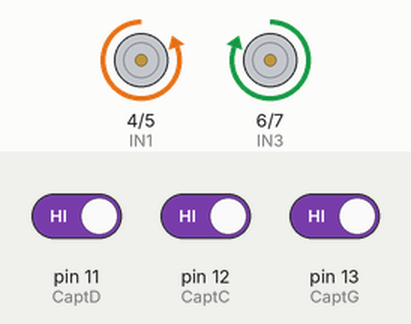
Simulated run of this sketch. Board: Arduino Uno, built with avr-gcc and run on an emulated ATmega328P. Shown: motor-driver pin pairs drawn as motors (green arrow = first pin HIGH = forward, orange = second pin HIGH = backward, longer = more drive, scaled by the enable pin). Inputs (shaded band) come from the test bench; at power-on: pin 11 (CaptD) HIGH, pin 12 (CaptC) HIGH, pin 13 (CaptG) HIGH. What the sketch prints to the serial monitor is not drawn.

Above: at 1.2 s.
1.3 s: pin 11 (CaptD) driven LOW
At 2.1 s:
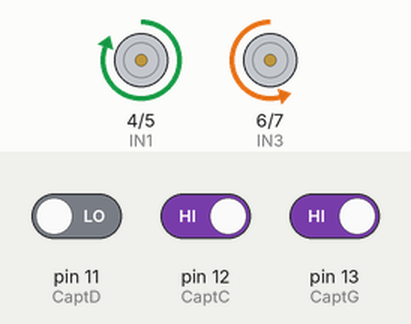
4.3 s: pin 11 (CaptD) driven HIGH
At 5.8 s:
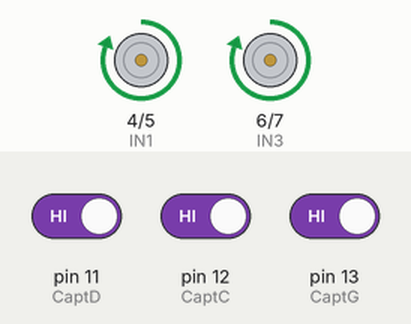
7.3 s: pin 12 (CaptC) driven LOW
At 8.0 s:
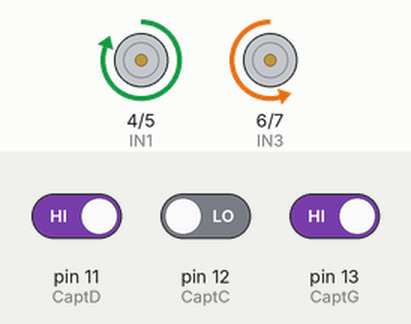
10.3 s: pin 12 (CaptC) driven HIGH
At 11.6 s:
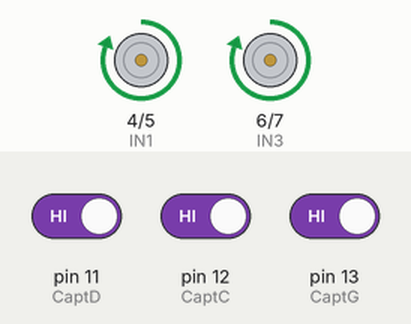
13.3 s: pin 13 (CaptG) driven LOW
At 15.2 s:
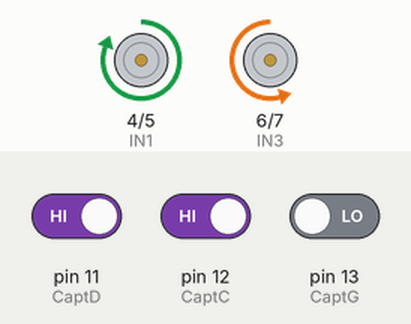
16.3 s: pin 13 (CaptG) driven HIGH
At 17.4 s:
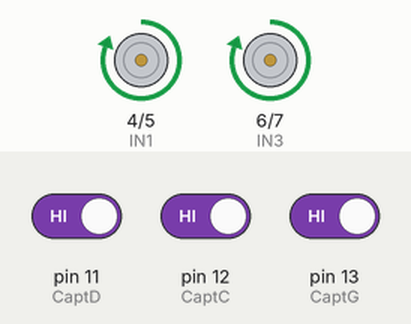
Timing chart, 0 to 19.3 s (numbered marks = the images above; inputs shaded):
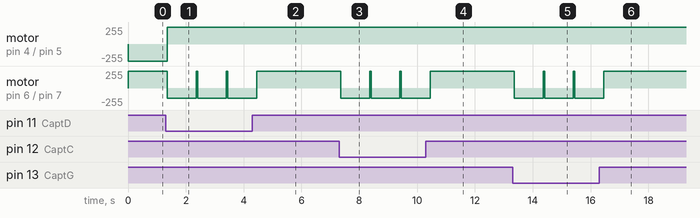

Measured:
- after the input at 1.3 s, motor on pin 4 (IN1) / pin 5 (IN2): backward 255/255 → forward 255/255 after 0.06 s; motor on pin 6 (IN3) / pin 7 (IN4): forward 255/255 → backward 155/255 after 0.06 s
- after the input at 4.3 s, motor on pin 6 (IN3) / pin 7 (IN4): goes on until 4.5 s, then stays forward 255/255
- after the input at 7.3 s, motor on pin 6 (IN3) / pin 7 (IN4): forward 255/255 → backward 155/255 after 0.06 s
- after the input at 10.3 s, motor on pin 6 (IN3) / pin 7 (IN4): goes on until 10.5 s, then stays forward 255/255
- after the input at 13.3 s, motor on pin 6 (IN3) / pin 7 (IN4): forward 255/255 → backward 155/255 after 0.06 s
- after the input at 16.3 s, motor on pin 6 (IN3) / pin 7 (IN4): goes on until 16.5 s, then stays forward 255/255

The sketch:

Moteur_Trois_Capteur.ino
```cpp
//-- MOTEUR A --
int ENA=9; //Connecté à Arduino pin 9(sortie PWM)
int IN1=4; //Connecté à Arduino pin 4
int IN2=5; //Connecté à Arduino pin 5

//-- MOTEUR B --
int ENB=10; //Connecté à Arduino pin 10(Sortie PWM)
int IN3=6; //Connecté à Arduino pin 6
int IN4=7; //Connecté à Arduino pin

// -- Capteur droite --
int CaptD = 11;

// -- Capteur central --
int CaptC = 12;

// -- Capteur gauche --
int CaptG = 13;

void setup() {
  // put your setup code here, to run once:
  pinMode(CaptD,INPUT);
  pinMode(CaptC,INPUT);
  pinMode(CaptG,INPUT);
  Serial.begin(9600);

  pinMode(ENA,OUTPUT);
  pinMode(ENB,OUTPUT);
  pinMode(IN1,OUTPUT);
  pinMode(IN2,OUTPUT);
  pinMode(IN3,OUTPUT);
  pinMode(IN4,OUTPUT);
  // Direction du Moteur A
  digitalWrite(IN1,LOW);
  digitalWrite(IN2,HIGH);
  // Direction du Moteur B
  // NB: en sens inverse du moteur A
  digitalWrite(IN3,HIGH);
  digitalWrite(IN4,LOW);

  digitalWrite(ENA,LOW);// Moteur A - Ne pas tourner
  digitalWrite(ENB,LOW);// Moteur B - Ne pas tourner
}

void loop() {
  // moteur A = gauche (IN1,2)
  // moteur B = droite (IN3,4)

  Serial.print("Capteur Gauche : ");
  Serial.print(digitalRead(CaptG));
    Serial.print("Capteur Central : ");
  Serial.print(digitalRead(CaptC));
    Serial.print("Capteur Droite : ");
  Serial.print(digitalRead(CaptD));

  digitalWrite(ENA,255);// Moteur A - Ne pas tourner
  digitalWrite(ENB,255);

  if ( (digitalRead(CaptG)==0) || (digitalRead(CaptC)==0) || (digitalRead(CaptD)==0) ){

    delay(50);

    digitalWrite(IN1,1); //on fait reculer la roue gauche
    digitalWrite(IN2,0);
    digitalWrite(IN3,0); //on fait reculer la roue droite
    digitalWrite(IN4,1);

    analogWrite(ENB,155); //on fait tourner vers la gauche (moteur droit tourne moins vite)

    delay(1000); //temps de rotation
    digitalWrite(IN3,1); //on refait avancer tout droit jusqu'à un nouveau choc
    digitalWrite(IN4,0);

  }
}
```
